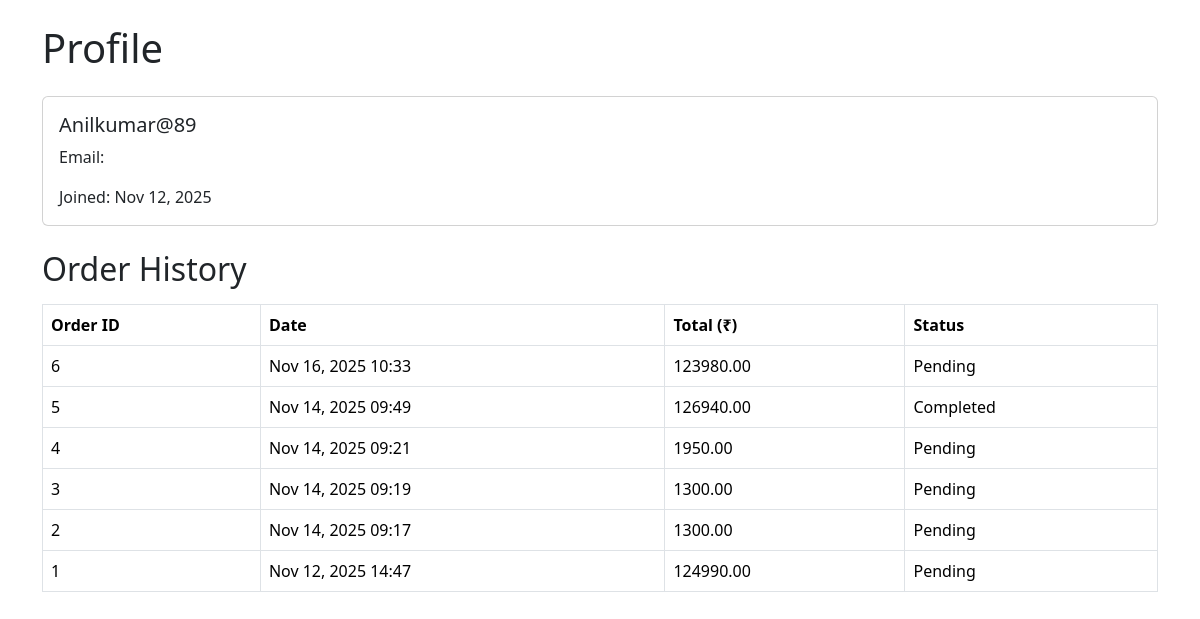
Screenshot of /profile/ (signed in) with the database file from the repository.
### store/models.py (models this page shows, shortened)
class Order(models.Model):
    STATUS_CHOICES = [
        ("Pending", "Pending"),
        ("Completed", "Completed"),
        ("Cancelled", "Cancelled"),
    ]
    user = models.ForeignKey(User, on_delete=models.CASCADE)
    total_price = models.DecimalField(max_digits=10, decimal_places=2)
    status = models.CharField(max_length=20, choices=STATUS_CHOICES, default="Pending")  # ✅ add this
    created_at = models.DateTimeField(auto_now_add=True)

### store/views.py (the view)
# urls.py: path('profile/', views.profile, name='profile'),
@login_required
def profile(request):
    orders = Order.objects.filter(user=request.user).order_by('-created_at')
    return render(request, 'store/profile.html', {
        'user': request.user,
        'orders': orders
    })

### store/templates/store/profile.html (shortened to what this page needs)
<!DOCTYPE html>
<html lang="en">
<head>
    <link href="https://cdn.jsdelivr.net/npm/bootstrap@5.3.2/dist/css/bootstrap.min.css" rel="stylesheet">
</head>
<body class="container mt-4">
    <h1 class="mb-4">Profile</h1>
    <div class="card mb-4">
        <div class="card-body">
            <h5 class="card-title">{{ user.username }}</h5>
            <p class="card-text">Email: {{ user.email }}</p>
            <p class="card-text">Joined: {{ user.date_joined|date:"M d, Y" }}</p>
        </div>
    </div>
    <h2 class="mb-3">Order History</h2>
    {% if orders %}
        <table class="table table-bordered">
            <thead>
                <tr>
                    <th>Order ID</th>
                    <th>Date</th>
                    <th>Total (₹)</th>
                    <th>Status</th>
                </tr>
            </thead>
            <tbody>
                {% for order in orders %}
                <tr>
                    <td>{{ order.id }}</td>
                    <td>{{ order.created_at|date:"M d, Y H:i" }}</td>
                    <td>{{ order.total_price }}</td>
                    <td>{{ order.status }}</td>
                </tr>
                {% endfor %}
            </tbody>
        </table>
    {% else %}
        <p>You have no past orders.</p>
    {% endif %}
</body>
</html>

### rows the page displays
Order: id "6", created_at "Nov 16, 2025 10:33", total_price "123980.00", status "Pending"
Order: id "5", created_at "Nov 14, 2025 09:49", total_price "126940.00", status "Completed"
Order: id "4", created_at "Nov 14, 2025 09:21", total_price "1950.00", status "Pending"
Order: id "3", created_at "Nov 14, 2025 09:19", total_price "1300.00", status "Pending"
Order: id "2", created_at "Nov 14, 2025 09:17", total_price "1300.00", status "Pending"
Order: id "1", created_at "Nov 12, 2025 14:47", total_price "124990.00", status "Pending"

### other values shown
{{ user.username }} "Anilkumar@89"
{{ user.date_joined|date:"M d, Y" }} "Nov 12, 2025"
